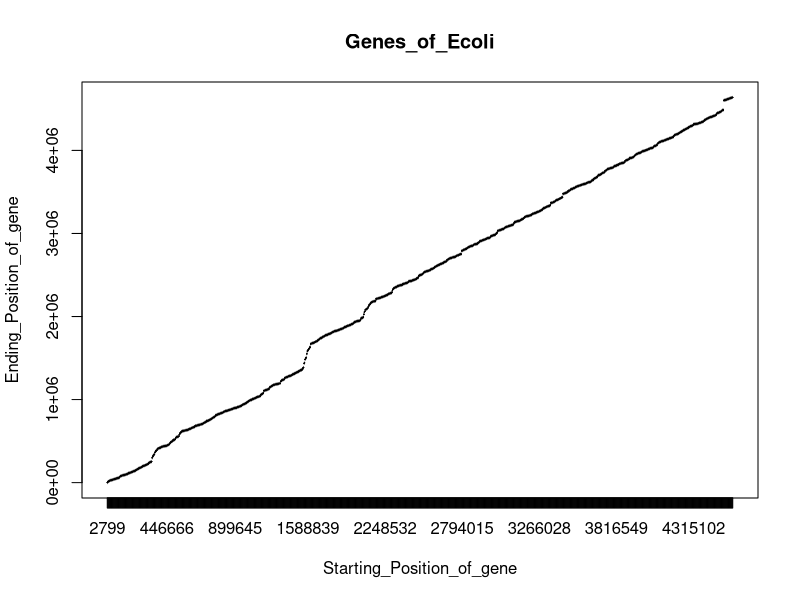
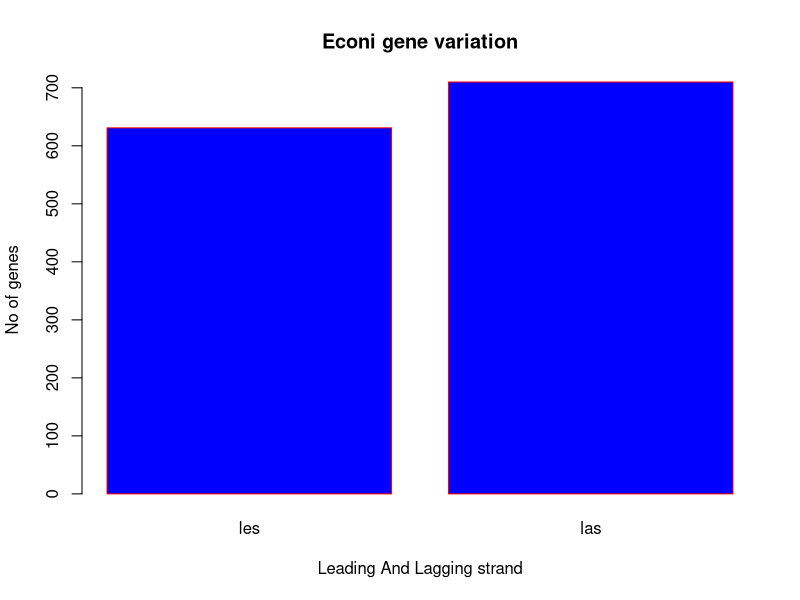
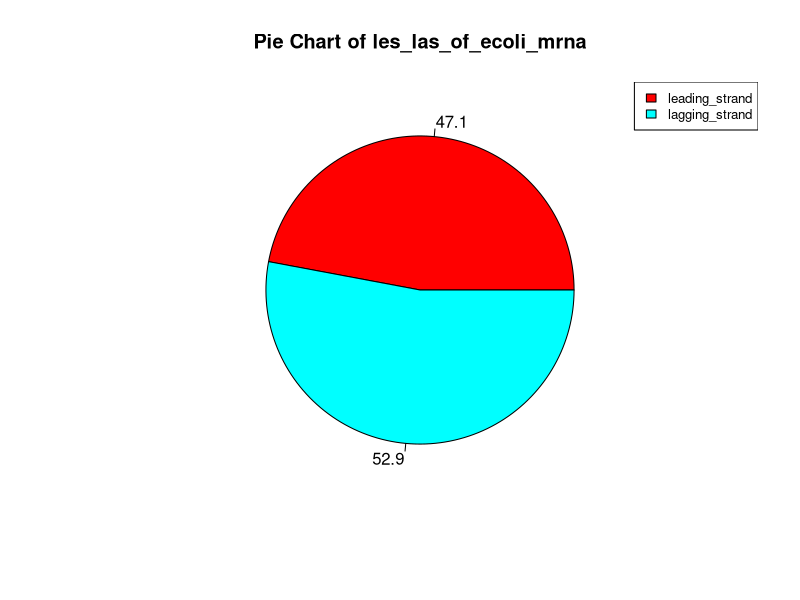

Write the R code that produced these figures, in order.
library(readxl)
Leading_and_lagging_strend_of_ecoli <- read_excel("result2.xlsx")
View(Leading_and_lagging_strend_of_ecoli)

png(file='boxplot1.png')
boxplot(Start_GP~End_GP,data=Leading_and_lagging_strend_of_ecoli,xlab="Starting_Position_of_gene",ylab="Ending_Position_of_gene",main="Genes_of_Ecoli")
dev.off()

LES <- nrow(Leading_and_lagging_strend_of_ecoli[Leading_and_lagging_strend_of_ecoli$LES_LAS == "LeS", ])
LAS <- nrow(Leading_and_lagging_strend_of_ecoli[Leading_and_lagging_strend_of_ecoli$LES_LAS == "LaS", ])
x=c("les","las")
y=c(LES, LAS)
png(file="barchart_les_las.jpg")
barplot(y,names.arg=x,col="blue",border="red" ,xlab="Leading And Lagging strand",
        ylab="No of genes", main="Econi gene variation")
dev.off()

x=c(LES, LAS)
labels=c("les", "las")
piepercent=round(100*x/sum(x),1)
png(file="les_las_of_ecoli_mrna_colors_percentage_legend.jpg")
pie(x, labels=piepercent,main="Pie Chart of les_las_of_ecoli_mrna",col=rainbow(length(x)))
legend("topright", c("leading_strand", "lagging_strand"),cex=0.8,fill=rainbow(length(x)))
dev.off()


